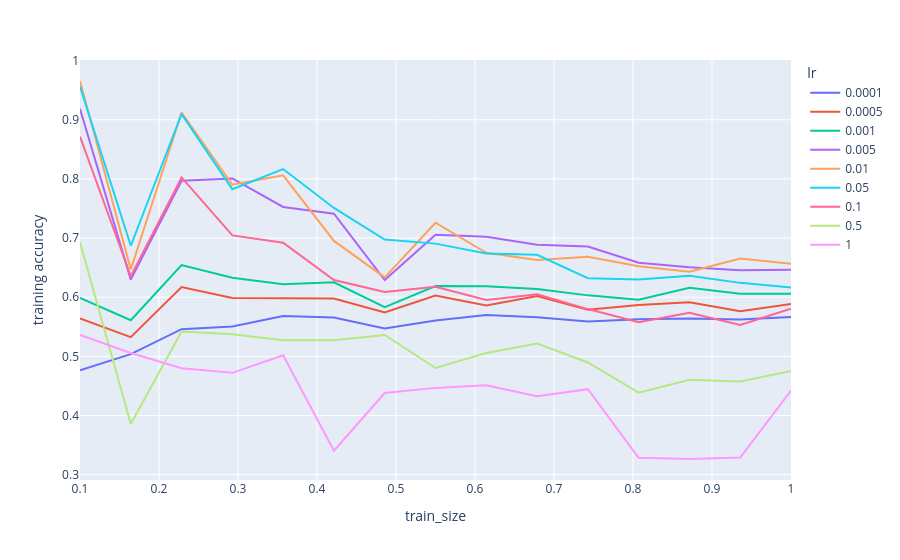
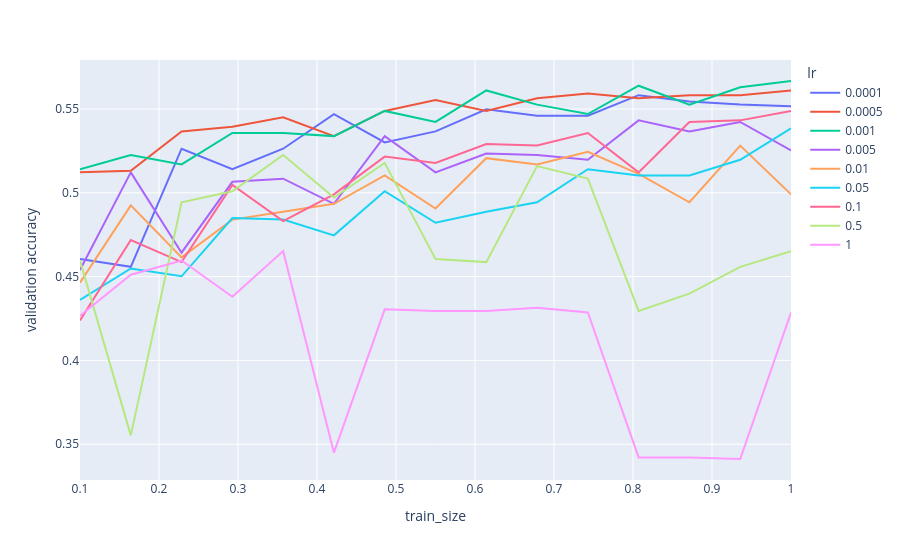
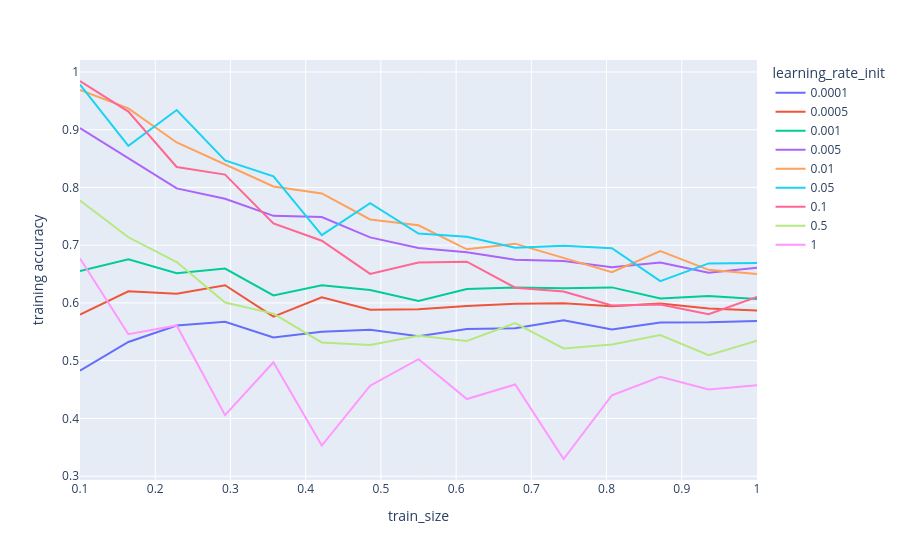
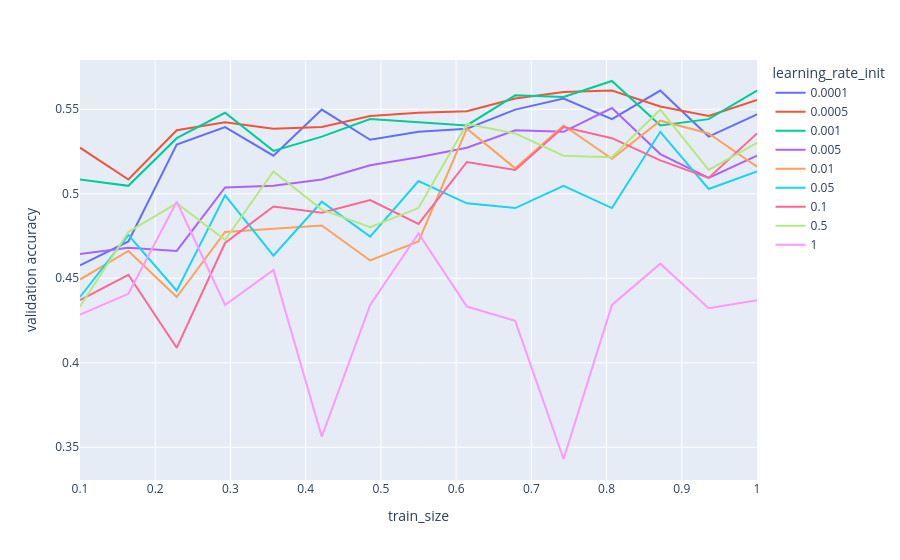

Notebook cell for these charts, in order:
### Code cell
train_and_plot_learning_curves(
    [
        NN(hidden_layer_sizes=(64,), lr=0.0001),
        NN(hidden_layer_sizes=(64,), lr=0.0005),
        NN(hidden_layer_sizes=(64,), lr=0.001),
        NN(hidden_layer_sizes=(64,), lr=0.005),
        NN(hidden_layer_sizes=(64,), lr=0.01),
        NN(hidden_layer_sizes=(64,), lr=0.05),
        NN(hidden_layer_sizes=(64,), lr=0.1),
        NN(hidden_layer_sizes=(64,), lr=0.5),
        NN(hidden_layer_sizes=(64,), lr=1),
    ],
    wine_X_tr,
    wine_y_tr,
    wine_X_val,
    wine_y_val,
    seed,
    "lr"
)


train_and_plot_learning_curves(
    [
        MLPClassifier(hidden_layer_sizes=(64,), learning_rate_init=0.0001),
        MLPClassifier(hidden_layer_sizes=(64,), learning_rate_init=0.0005),
        MLPClassifier(hidden_layer_sizes=(64,), learning_rate_init=0.001),
        MLPClassifier(hidden_layer_sizes=(64,), learning_rate_init=0.005),
        MLPClassifier(hidden_layer_sizes=(64,), learning_rate_init=0.01),
        MLPClassifier(hidden_layer_sizes=(64,), learning_rate_init=0.05),
        MLPClassifier(hidden_layer_sizes=(64,), learning_rate_init=0.1),
        MLPClassifier(hidden_layer_sizes=(64,), learning_rate_init=0.5),
        MLPClassifier(hidden_layer_sizes=(64,), learning_rate_init=1),
    ],
    wine_X_tr,
    wine_y_tr,
    wine_X_val,
    wine_y_val,
    seed,
    "learning_rate_init"
)

### Figure 1 — Plotly figure (JSON) as saved in the notebook; plotly's stock layout.template omitted (floating-point values rounded to 4 significant figures)
{"data": [{"hovertemplate": "lr=0.0001<br>train_size=%{x}<br>training accuracy=%{y}<extra></extra>", "legendgroup": "0.0001", "line": {"color": "#636efa", "dash": "solid"}, "marker": {"symbol": "circle"}, "mode": "lines", "name": "0.0001", "orientation": "v", "showlegend": true, "type": "scatter", "x": [0.1, 0.1643, 0.2286, 0.2929, 0.3571, 0.4214, 0.4857, 0.55, 0.6143, 0.6786, 0.7429, 0.8071, 0.8714, 0.9357, 1.0], "xaxis": "x", "y": [0.4765, 0.5038, 0.546, 0.5503, 0.5684, 0.5658, 0.5471, 0.5607, 0.5699, 0.566, 0.5588, 0.5629, 0.5638, 0.5623, 0.5667], "yaxis": "y"}, {"hovertemplate": "lr=0.0005<br>train_size=%{x}<br>training accuracy=%{y}<extra></extra>", "legendgroup": "0.0005", "line": {"color": "#EF553B", "dash": "solid"}, "marker": {"symbol": "circle"}, "mode": "lines", "name": "0.0005", "orientation": "v", "showlegend": true, "type": "scatter", "x": [0.1, 0.1643, 0.2286, 0.2929, 0.3571, 0.4214, 0.4857, 0.55, 0.6143, 0.6786, 0.7429, 0.8071, 0.8714, 0.9357, 1.0], "xaxis": "x", "y": [0.5643, 0.5324, 0.6173, 0.5985, 0.5982, 0.5978, 0.5742, 0.6028, 0.5862, 0.602, 0.5787, 0.587, 0.5915, 0.5764, 0.5887], "yaxis": "y"}, {"hovertemplate": "lr=0.001<br>train_size=%{x}<br>training accuracy=%{y}<extra></extra>", "legendgroup": "0.001", "line": {"color": "#00cc96", "dash": "solid"}, "marker": {"symbol": "circle"}, "mode": "lines", "name": "0.001", "orientation": "v", "showlegend": true, "type": "scatter", "x": [0.1, 0.1643, 0.2286, 0.2929, 0.3571, 0.4214, 0.4857, 0.55, 0.6143, 0.6786, 0.7429, 0.8071, 0.8714, 0.9357, 1.0], "xaxis": "x", "y": [0.5987, 0.5611, 0.6543, 0.6328, 0.6219, 0.6253, 0.5832, 0.6188, 0.6184, 0.614, 0.6031, 0.5959, 0.616, 0.6058, 0.6059], "yaxis": "y"}, {"hovertemplate": "lr=0.005<br>train_size=%{x}<br>training accuracy=%{y}<extra></extra>", "legendgroup": "0.005", "line": {"color": "#ab63fa", "dash": "solid"}, "marker": {"symbol": "circle"}, "mode": "lines", "name": "0.005", "orientation": "v", "showlegend": true, "type": "scatter", "x": [0.1, 0.1643, 0.2286, 0.2929, 0.3571, 0.4214, 0.4857, 0.55, 0.6143, 0.6786, 0.7429, 0.8071, 0.8714, 0.9357, 1.0], "xaxis": "x", "y": [0.9185, 0.6298, 0.797, 0.8009, 0.7526, 0.7413, 0.629, 0.7054, 0.702, 0.6888, 0.6858, 0.6584, 0.6505, 0.6457, 0.6463], "yaxis": "y"}, {"hovertemplate": "lr=0.01<br>train_size=%{x}<br>training accuracy=%{y}<extra></extra>", "legendgroup": "0.01", "line": {"color": "#FFA15A", "dash": "solid"}, "marker": {"symbol": "circle"}, "mode": "lines", "name": "0.01", "orientation": "v", "showlegend": true, "type": "scatter", "x": [0.1, 0.1643, 0.2286, 0.2929, 0.3571, 0.4214, 0.4857, 0.55, 0.6143, 0.6786, 0.7429, 0.8071, 0.8714, 0.9357, 1.0], "xaxis": "x", "y": [0.9655, 0.6469, 0.9122, 0.7901, 0.8061, 0.6952, 0.6335, 0.7259, 0.675, 0.663, 0.6685, 0.6522, 0.6429, 0.6654, 0.6566], "yaxis": "y"}, {"hovertemplate": "lr=0.05<br>train_size=%{x}<br>training accuracy=%{y}<extra></extra>", "legendgroup": "0.05", "line": {"color": "#19d3f3", "dash": "solid"}, "marker": {"symbol": "circle"}, "mode": "lines", "name": "0.05", "orientation": "v", "showlegend": true, "type": "scatter", "x": [0.1, 0.1643, 0.2286, 0.2929, 0.3571, 0.4214, 0.4857, 0.55, 0.6143, 0.6786, 0.7429, 0.8071, 0.8714, 0.9357, 1.0], "xaxis": "x", "y": [0.9561, 0.687, 0.9095, 0.7827, 0.8167, 0.7509, 0.6974, 0.6906, 0.674, 0.6717, 0.6322, 0.63, 0.6361, 0.6242, 0.6162], "yaxis": "y"}, {"hovertemplate": "lr=0.1<br>train_size=%{x}<br>training accuracy=%{y}<extra></extra>", "legendgroup": "0.1", "line": {"color": "#FF6692", "dash": "solid"}, "marker": {"symbol": "circle"}, "mode": "lines", "name": "0.1", "orientation": "v", "showlegend": true, "type": "scatter", "x": [0.1, 0.1643, 0.2286, 0.2929, 0.3571, 0.4214, 0.4857, 0.55, 0.6143, 0.6786, 0.7429, 0.8071, 0.8714, 0.9357, 1.0], "xaxis": "x", "y": [0.8715, 0.6355, 0.8025, 0.7045, 0.6921, 0.629, 0.609, 0.6177, 0.5954, 0.6048, 0.5799, 0.5578, 0.5735, 0.5529, 0.5805], "yaxis": "y"}, {"hovertemplate": "lr=0.5<br>train_size=%{x}<br>training accuracy=%{y}<extra></extra>", "legendgroup": "0.5", "line": {"color": "#B6E880", "dash": "solid"}, "marker": {"symbol": "circle"}, "mode": "lines", "name": "0.5", "orientation": "v", "showlegend": true, "type": "scatter", "x": [0.1, 0.1643, 0.2286, 0.2929, 0.3571, 0.4214, 0.4857, 0.55, 0.6143, 0.6786, 0.7429, 0.8071, 0.8714, 0.9357, 1.0], "xaxis": "x", "y": [0.6928, 0.3855, 0.5418, 0.5375, 0.5272, 0.5271, 0.5361, 0.4803, 0.5056, 0.5217, 0.4897, 0.4387, 0.4603, 0.4575, 0.4753], "yaxis": "y"}, {"hovertemplate": "lr=1<br>train_size=%{x}<br>training accuracy=%{y}<extra></extra>", "legendgroup": "1", "line": {"color": "#FF97FF", "dash": "solid"}, "marker": {"symbol": "circle"}, "mode": "lines", "name": "1", "orientation": "v", "showlegend": true, "type": "scatter", "x": [0.1, 0.1643, 0.2286, 0.2929, 0.3571, 0.4214, 0.4857, 0.55, 0.6143, 0.6786, 0.7429, 0.8071, 0.8714, 0.9357, 1.0], "xaxis": "x", "y": [0.5361, 0.5057, 0.4801, 0.4722, 0.5018, 0.3405, 0.4381, 0.4467, 0.451, 0.4326, 0.4445, 0.3284, 0.3265, 0.3289, 0.442], "yaxis": "y"}], "layout": {"legend": {"title": {"text": "lr"}, "tracegroupgap": 0}, "margin": {"t": 60}, "xaxis": {"anchor": "y", "domain": [0, 1], "title": {"text": "train_size"}}, "yaxis": {"anchor": "x", "domain": [0, 1], "title": {"text": "training accuracy"}}}}

### Figure 2 — Plotly figure (JSON) as saved in the notebook; plotly's stock layout.template omitted (floating-point values rounded to 4 significant figures)
{"data": [{"hovertemplate": "lr=0.0001<br>train_size=%{x}<br>validation accuracy=%{y}<extra></extra>", "legendgroup": "0.0001", "line": {"color": "#636efa", "dash": "solid"}, "marker": {"symbol": "circle"}, "mode": "lines", "name": "0.0001", "orientation": "v", "showlegend": true, "type": "scatter", "x": [0.1, 0.1643, 0.2286, 0.2929, 0.3571, 0.4214, 0.4857, 0.55, 0.6143, 0.6786, 0.7429, 0.8071, 0.8714, 0.9357, 1.0], "xaxis": "x", "y": [0.4605, 0.4558, 0.5263, 0.5141, 0.5263, 0.547, 0.5301, 0.5367, 0.5498, 0.5461, 0.5461, 0.5583, 0.5545, 0.5526, 0.5517], "yaxis": "y"}, {"hovertemplate": "lr=0.0005<br>train_size=%{x}<br>validation accuracy=%{y}<extra></extra>", "legendgroup": "0.0005", "line": {"color": "#EF553B", "dash": "solid"}, "marker": {"symbol": "circle"}, "mode": "lines", "name": "0.0005", "orientation": "v", "showlegend": true, "type": "scatter", "x": [0.1, 0.1643, 0.2286, 0.2929, 0.3571, 0.4214, 0.4857, 0.55, 0.6143, 0.6786, 0.7429, 0.8071, 0.8714, 0.9357, 1.0], "xaxis": "x", "y": [0.5122, 0.5132, 0.5367, 0.5395, 0.5451, 0.5338, 0.5489, 0.5555, 0.5489, 0.5564, 0.5592, 0.5564, 0.5583, 0.5583, 0.5611], "yaxis": "y"}, {"hovertemplate": "lr=0.001<br>train_size=%{x}<br>validation accuracy=%{y}<extra></extra>", "legendgroup": "0.001", "line": {"color": "#00cc96", "dash": "solid"}, "marker": {"symbol": "circle"}, "mode": "lines", "name": "0.001", "orientation": "v", "showlegend": true, "type": "scatter", "x": [0.1, 0.1643, 0.2286, 0.2929, 0.3571, 0.4214, 0.4857, 0.55, 0.6143, 0.6786, 0.7429, 0.8071, 0.8714, 0.9357, 1.0], "xaxis": "x", "y": [0.5141, 0.5226, 0.5169, 0.5357, 0.5357, 0.5338, 0.5489, 0.5423, 0.5611, 0.5526, 0.547, 0.5639, 0.5526, 0.563, 0.5667], "yaxis": "y"}, {"hovertemplate": "lr=0.005<br>train_size=%{x}<br>validation accuracy=%{y}<extra></extra>", "legendgroup": "0.005", "line": {"color": "#ab63fa", "dash": "solid"}, "marker": {"symbol": "circle"}, "mode": "lines", "name": "0.005", "orientation": "v", "showlegend": true, "type": "scatter", "x": [0.1, 0.1643, 0.2286, 0.2929, 0.3571, 0.4214, 0.4857, 0.55, 0.6143, 0.6786, 0.7429, 0.8071, 0.8714, 0.9357, 1.0], "xaxis": "x", "y": [0.4539, 0.5122, 0.4643, 0.5066, 0.5085, 0.4934, 0.5338, 0.5122, 0.5235, 0.5226, 0.5197, 0.5432, 0.5367, 0.5423, 0.5254], "yaxis": "y"}, {"hovertemplate": "lr=0.01<br>train_size=%{x}<br>validation accuracy=%{y}<extra></extra>", "legendgroup": "0.01", "line": {"color": "#FFA15A", "dash": "solid"}, "marker": {"symbol": "circle"}, "mode": "lines", "name": "0.01", "orientation": "v", "showlegend": true, "type": "scatter", "x": [0.1, 0.1643, 0.2286, 0.2929, 0.3571, 0.4214, 0.4857, 0.55, 0.6143, 0.6786, 0.7429, 0.8071, 0.8714, 0.9357, 1.0], "xaxis": "x", "y": [0.4464, 0.4925, 0.4615, 0.484, 0.4887, 0.4934, 0.5103, 0.4906, 0.5207, 0.5169, 0.5244, 0.5113, 0.4944, 0.5282, 0.4991], "yaxis": "y"}, {"hovertemplate": "lr=0.05<br>train_size=%{x}<br>validation accuracy=%{y}<extra></extra>", "legendgroup": "0.05", "line": {"color": "#19d3f3", "dash": "solid"}, "marker": {"symbol": "circle"}, "mode": "lines", "name": "0.05", "orientation": "v", "showlegend": true, "type": "scatter", "x": [0.1, 0.1643, 0.2286, 0.2929, 0.3571, 0.4214, 0.4857, 0.55, 0.6143, 0.6786, 0.7429, 0.8071, 0.8714, 0.9357, 1.0], "xaxis": "x", "y": [0.4361, 0.4549, 0.4502, 0.485, 0.484, 0.4746, 0.5009, 0.4821, 0.4887, 0.4944, 0.5141, 0.5103, 0.5103, 0.5197, 0.5385], "yaxis": "y"}, {"hovertemplate": "lr=0.1<br>train_size=%{x}<br>validation accuracy=%{y}<extra></extra>", "legendgroup": "0.1", "line": {"color": "#FF6692", "dash": "solid"}, "marker": {"symbol": "circle"}, "mode": "lines", "name": "0.1", "orientation": "v", "showlegend": true, "type": "scatter", "x": [0.1, 0.1643, 0.2286, 0.2929, 0.3571, 0.4214, 0.4857, 0.55, 0.6143, 0.6786, 0.7429, 0.8071, 0.8714, 0.9357, 1.0], "xaxis": "x", "y": [0.4239, 0.4718, 0.4586, 0.5047, 0.4831, 0.4991, 0.5216, 0.5179, 0.5291, 0.5282, 0.5357, 0.5122, 0.5423, 0.5432, 0.5489], "yaxis": "y"}, {"hovertemplate": "lr=0.5<br>train_size=%{x}<br>validation accuracy=%{y}<extra></extra>", "legendgroup": "0.5", "line": {"color": "#B6E880", "dash": "solid"}, "marker": {"symbol": "circle"}, "mode": "lines", "name": "0.5", "orientation": "v", "showlegend": true, "type": "scatter", "x": [0.1, 0.1643, 0.2286, 0.2929, 0.3571, 0.4214, 0.4857, 0.55, 0.6143, 0.6786, 0.7429, 0.8071, 0.8714, 0.9357, 1.0], "xaxis": "x", "y": [0.4596, 0.3553, 0.4944, 0.5009, 0.5226, 0.4972, 0.5179, 0.4605, 0.4586, 0.516, 0.5085, 0.4295, 0.4398, 0.4558, 0.4652], "yaxis": "y"}, {"hovertemplate": "lr=1<br>train_size=%{x}<br>validation accuracy=%{y}<extra></extra>", "legendgroup": "1", "line": {"color": "#FF97FF", "dash": "solid"}, "marker": {"symbol": "circle"}, "mode": "lines", "name": "1", "orientation": "v", "showlegend": true, "type": "scatter", "x": [0.1, 0.1643, 0.2286, 0.2929, 0.3571, 0.4214, 0.4857, 0.55, 0.6143, 0.6786, 0.7429, 0.8071, 0.8714, 0.9357, 1.0], "xaxis": "x", "y": [0.4267, 0.4511, 0.4596, 0.438, 0.4652, 0.3449, 0.4305, 0.4295, 0.4295, 0.4314, 0.4286, 0.3421, 0.3421, 0.3412, 0.4286], "yaxis": "y"}], "layout": {"legend": {"title": {"text": "lr"}, "tracegroupgap": 0}, "margin": {"t": 60}, "xaxis": {"anchor": "y", "domain": [0, 1], "title": {"text": "train_size"}}, "yaxis": {"anchor": "x", "domain": [0, 1], "title": {"text": "validation accuracy"}}}}

### Figure 3 — Plotly figure (JSON) as saved in the notebook; plotly's stock layout.template omitted (floating-point values rounded to 4 significant figures)
{"data": [{"hovertemplate": "learning_rate_init=0.0001<br>train_size=%{x}<br>training accuracy=%{y}<extra></extra>", "legendgroup": "0.0001", "line": {"color": "#636efa", "dash": "solid"}, "marker": {"symbol": "circle"}, "mode": "lines", "name": "0.0001", "orientation": "v", "showlegend": true, "type": "scatter", "x": [0.1, 0.1643, 0.2286, 0.2929, 0.3571, 0.4214, 0.4857, 0.55, 0.6143, 0.6786, 0.7429, 0.8071, 0.8714, 0.9357, 1.0], "xaxis": "x", "y": [0.4828, 0.5324, 0.561, 0.5675, 0.5404, 0.5502, 0.5535, 0.5425, 0.5551, 0.5563, 0.5702, 0.554, 0.5663, 0.5666, 0.5689], "yaxis": "y"}, {"hovertemplate": "learning_rate_init=0.0005<br>train_size=%{x}<br>training accuracy=%{y}<extra></extra>", "legendgroup": "0.0005", "line": {"color": "#EF553B", "dash": "solid"}, "marker": {"symbol": "circle"}, "mode": "lines", "name": "0.0005", "orientation": "v", "showlegend": true, "type": "scatter", "x": [0.1, 0.1643, 0.2286, 0.2929, 0.3571, 0.4214, 0.4857, 0.55, 0.6143, 0.6786, 0.7429, 0.8071, 0.8714, 0.9357, 1.0], "xaxis": "x", "y": [0.5799, 0.6202, 0.6159, 0.6306, 0.5763, 0.6097, 0.5884, 0.5892, 0.5949, 0.5988, 0.5993, 0.5943, 0.5991, 0.5904, 0.5871], "yaxis": "y"}, {"hovertemplate": "learning_rate_init=0.001<br>train_size=%{x}<br>training accuracy=%{y}<extra></extra>", "legendgroup": "0.001", "line": {"color": "#00cc96", "dash": "solid"}, "marker": {"symbol": "circle"}, "mode": "lines", "name": "0.001", "orientation": "v", "showlegend": true, "type": "scatter", "x": [0.1, 0.1643, 0.2286, 0.2929, 0.3571, 0.4214, 0.4857, 0.55, 0.6143, 0.6786, 0.7429, 0.8071, 0.8714, 0.9357, 1.0], "xaxis": "x", "y": [0.6552, 0.6756, 0.6516, 0.6595, 0.6132, 0.6305, 0.6226, 0.6034, 0.624, 0.627, 0.6255, 0.6269, 0.6077, 0.6119, 0.6068], "yaxis": "y"}, {"hovertemplate": "learning_rate_init=0.005<br>train_size=%{x}<br>training accuracy=%{y}<extra></extra>", "legendgroup": "0.005", "line": {"color": "#ab63fa", "dash": "solid"}, "marker": {"symbol": "circle"}, "mode": "lines", "name": "0.005", "orientation": "v", "showlegend": true, "type": "scatter", "x": [0.1, 0.1643, 0.2286, 0.2929, 0.3571, 0.4214, 0.4857, 0.55, 0.6143, 0.6786, 0.7429, 0.8071, 0.8714, 0.9357, 1.0], "xaxis": "x", "y": [0.9028, 0.8511, 0.7984, 0.7805, 0.7509, 0.7487, 0.7135, 0.6952, 0.6878, 0.675, 0.6727, 0.6619, 0.6699, 0.6524, 0.661], "yaxis": "y"}, {"hovertemplate": "learning_rate_init=0.01<br>train_size=%{x}<br>training accuracy=%{y}<extra></extra>", "legendgroup": "0.01", "line": {"color": "#FFA15A", "dash": "solid"}, "marker": {"symbol": "circle"}, "mode": "lines", "name": "0.01", "orientation": "v", "showlegend": true, "type": "scatter", "x": [0.1, 0.1643, 0.2286, 0.2929, 0.3571, 0.4214, 0.4857, 0.55, 0.6143, 0.6786, 0.7429, 0.8071, 0.8714, 0.9357, 1.0], "xaxis": "x", "y": [0.9687, 0.937, 0.8779, 0.8405, 0.8018, 0.7896, 0.7445, 0.7345, 0.6929, 0.7027, 0.6782, 0.6533, 0.69, 0.6574, 0.6501], "yaxis": "y"}, {"hovertemplate": "learning_rate_init=0.05<br>train_size=%{x}<br>training accuracy=%{y}<extra></extra>", "legendgroup": "0.05", "line": {"color": "#19d3f3", "dash": "solid"}, "marker": {"symbol": "circle"}, "mode": "lines", "name": "0.05", "orientation": "v", "showlegend": true, "type": "scatter", "x": [0.1, 0.1643, 0.2286, 0.2929, 0.3571, 0.4214, 0.4857, 0.55, 0.6143, 0.6786, 0.7429, 0.8071, 0.8714, 0.9357, 1.0], "xaxis": "x", "y": [0.9781, 0.8721, 0.9342, 0.8469, 0.8193, 0.7175, 0.7729, 0.7202, 0.7148, 0.6958, 0.6989, 0.6949, 0.6379, 0.6685, 0.6692], "yaxis": "y"}, {"hovertemplate": "learning_rate_init=0.1<br>train_size=%{x}<br>training accuracy=%{y}<extra></extra>", "legendgroup": "0.1", "line": {"color": "#FF6692", "dash": "solid"}, "marker": {"symbol": "circle"}, "mode": "lines", "name": "0.1", "orientation": "v", "showlegend": true, "type": "scatter", "x": [0.1, 0.1643, 0.2286, 0.2929, 0.3571, 0.4214, 0.4857, 0.55, 0.6143, 0.6786, 0.7429, 0.8071, 0.8714, 0.9357, 1.0], "xaxis": "x", "y": [0.9843, 0.9313, 0.8354, 0.8223, 0.7377, 0.7078, 0.6503, 0.6701, 0.6714, 0.6265, 0.62, 0.5955, 0.5973, 0.5804, 0.6103], "yaxis": "y"}, {"hovertemplate": "learning_rate_init=0.5<br>train_size=%{x}<br>training accuracy=%{y}<extra></extra>", "legendgroup": "0.5", "line": {"color": "#B6E880", "dash": "solid"}, "marker": {"symbol": "circle"}, "mode": "lines", "name": "0.5", "orientation": "v", "showlegend": true, "type": "scatter", "x": [0.1, 0.1643, 0.2286, 0.2929, 0.3571, 0.4214, 0.4857, 0.55, 0.6143, 0.6786, 0.7429, 0.8071, 0.8714, 0.9357, 1.0], "xaxis": "x", "y": [0.7774, 0.7137, 0.6708, 0.6006, 0.5816, 0.5316, 0.5271, 0.543, 0.5342, 0.5651, 0.5213, 0.528, 0.5444, 0.5097, 0.5348], "yaxis": "y"}, {"hovertemplate": "learning_rate_init=1<br>train_size=%{x}<br>training accuracy=%{y}<extra></extra>", "legendgroup": "1", "line": {"color": "#FF97FF", "dash": "solid"}, "marker": {"symbol": "circle"}, "mode": "lines", "name": "1", "orientation": "v", "showlegend": true, "type": "scatter", "x": [0.1, 0.1643, 0.2286, 0.2929, 0.3571, 0.4214, 0.4857, 0.55, 0.6143, 0.6786, 0.7429, 0.8071, 0.8714, 0.9357, 1.0], "xaxis": "x", "y": [0.6771, 0.5458, 0.561, 0.4058, 0.4974, 0.3532, 0.4568, 0.5026, 0.4337, 0.4589, 0.3298, 0.4402, 0.4721, 0.4501, 0.4574], "yaxis": "y"}], "layout": {"legend": {"title": {"text": "learning_rate_init"}, "tracegroupgap": 0}, "margin": {"t": 60}, "xaxis": {"anchor": "y", "domain": [0, 1], "title": {"text": "train_size"}}, "yaxis": {"anchor": "x", "domain": [0, 1], "title": {"text": "training accuracy"}}}}

### Figure 4 — Plotly figure (JSON) as saved in the notebook; plotly's stock layout.template omitted (floating-point values rounded to 4 significant figures)
{"data": [{"hovertemplate": "learning_rate_init=0.0001<br>train_size=%{x}<br>validation accuracy=%{y}<extra></extra>", "legendgroup": "0.0001", "line": {"color": "#636efa", "dash": "solid"}, "marker": {"symbol": "circle"}, "mode": "lines", "name": "0.0001", "orientation": "v", "showlegend": true, "type": "scatter", "x": [0.1, 0.1643, 0.2286, 0.2929, 0.3571, 0.4214, 0.4857, 0.55, 0.6143, 0.6786, 0.7429, 0.8071, 0.8714, 0.9357, 1.0], "xaxis": "x", "y": [0.4577, 0.4718, 0.5291, 0.5395, 0.5226, 0.5498, 0.532, 0.5367, 0.5385, 0.5498, 0.5564, 0.5442, 0.5611, 0.5338, 0.547], "yaxis": "y"}, {"hovertemplate": "learning_rate_init=0.0005<br>train_size=%{x}<br>validation accuracy=%{y}<extra></extra>", "legendgroup": "0.0005", "line": {"color": "#EF553B", "dash": "solid"}, "marker": {"symbol": "circle"}, "mode": "lines", "name": "0.0005", "orientation": "v", "showlegend": true, "type": "scatter", "x": [0.1, 0.1643, 0.2286, 0.2929, 0.3571, 0.4214, 0.4857, 0.55, 0.6143, 0.6786, 0.7429, 0.8071, 0.8714, 0.9357, 1.0], "xaxis": "x", "y": [0.5273, 0.5085, 0.5376, 0.5423, 0.5385, 0.5395, 0.5461, 0.5479, 0.5489, 0.5564, 0.5602, 0.5611, 0.5517, 0.5461, 0.5555], "yaxis": "y"}, {"hovertemplate": "learning_rate_init=0.001<br>train_size=%{x}<br>validation accuracy=%{y}<extra></extra>", "legendgroup": "0.001", "line": {"color": "#00cc96", "dash": "solid"}, "marker": {"symbol": "circle"}, "mode": "lines", "name": "0.001", "orientation": "v", "showlegend": true, "type": "scatter", "x": [0.1, 0.1643, 0.2286, 0.2929, 0.3571, 0.4214, 0.4857, 0.55, 0.6143, 0.6786, 0.7429, 0.8071, 0.8714, 0.9357, 1.0], "xaxis": "x", "y": [0.5085, 0.5047, 0.5329, 0.5479, 0.5254, 0.5338, 0.5442, 0.5423, 0.5404, 0.5583, 0.5573, 0.5667, 0.5404, 0.5442, 0.5611], "yaxis": "y"}, {"hovertemplate": "learning_rate_init=0.005<br>train_size=%{x}<br>validation accuracy=%{y}<extra></extra>", "legendgroup": "0.005", "line": {"color": "#ab63fa", "dash": "solid"}, "marker": {"symbol": "circle"}, "mode": "lines", "name": "0.005", "orientation": "v", "showlegend": true, "type": "scatter", "x": [0.1, 0.1643, 0.2286, 0.2929, 0.3571, 0.4214, 0.4857, 0.55, 0.6143, 0.6786, 0.7429, 0.8071, 0.8714, 0.9357, 1.0], "xaxis": "x", "y": [0.4643, 0.468, 0.4662, 0.5038, 0.5047, 0.5085, 0.5169, 0.5216, 0.5273, 0.5376, 0.5367, 0.5508, 0.5235, 0.5094, 0.5226], "yaxis": "y"}, {"hovertemplate": "learning_rate_init=0.01<br>train_size=%{x}<br>validation accuracy=%{y}<extra></extra>", "legendgroup": "0.01", "line": {"color": "#FFA15A", "dash": "solid"}, "marker": {"symbol": "circle"}, "mode": "lines", "name": "0.01", "orientation": "v", "showlegend": true, "type": "scatter", "x": [0.1, 0.1643, 0.2286, 0.2929, 0.3571, 0.4214, 0.4857, 0.55, 0.6143, 0.6786, 0.7429, 0.8071, 0.8714, 0.9357, 1.0], "xaxis": "x", "y": [0.4492, 0.4662, 0.4389, 0.4774, 0.4793, 0.4812, 0.4605, 0.4718, 0.5385, 0.515, 0.5404, 0.5207, 0.5432, 0.5357, 0.516], "yaxis": "y"}, {"hovertemplate": "learning_rate_init=0.05<br>train_size=%{x}<br>validation accuracy=%{y}<extra></extra>", "legendgroup": "0.05", "line": {"color": "#19d3f3", "dash": "solid"}, "marker": {"symbol": "circle"}, "mode": "lines", "name": "0.05", "orientation": "v", "showlegend": true, "type": "scatter", "x": [0.1, 0.1643, 0.2286, 0.2929, 0.3571, 0.4214, 0.4857, 0.55, 0.6143, 0.6786, 0.7429, 0.8071, 0.8714, 0.9357, 1.0], "xaxis": "x", "y": [0.4389, 0.4756, 0.4427, 0.4991, 0.4633, 0.4953, 0.4746, 0.5075, 0.4944, 0.4915, 0.5047, 0.4915, 0.5367, 0.5028, 0.5132], "yaxis": "y"}, {"hovertemplate": "learning_rate_init=0.1<br>train_size=%{x}<br>validation accuracy=%{y}<extra></extra>", "legendgroup": "0.1", "line": {"color": "#FF6692", "dash": "solid"}, "marker": {"symbol": "circle"}, "mode": "lines", "name": "0.1", "orientation": "v", "showlegend": true, "type": "scatter", "x": [0.1, 0.1643, 0.2286, 0.2929, 0.3571, 0.4214, 0.4857, 0.55, 0.6143, 0.6786, 0.7429, 0.8071, 0.8714, 0.9357, 1.0], "xaxis": "x", "y": [0.437, 0.4521, 0.4088, 0.4709, 0.4925, 0.4887, 0.4962, 0.4821, 0.5188, 0.5141, 0.5395, 0.5329, 0.5197, 0.5094, 0.5357], "yaxis": "y"}, {"hovertemplate": "learning_rate_init=0.5<br>train_size=%{x}<br>validation accuracy=%{y}<extra></extra>", "legendgroup": "0.5", "line": {"color": "#B6E880", "dash": "solid"}, "marker": {"symbol": "circle"}, "mode": "lines", "name": "0.5", "orientation": "v", "showlegend": true, "type": "scatter", "x": [0.1, 0.1643, 0.2286, 0.2929, 0.3571, 0.4214, 0.4857, 0.55, 0.6143, 0.6786, 0.7429, 0.8071, 0.8714, 0.9357, 1.0], "xaxis": "x", "y": [0.4333, 0.4774, 0.4944, 0.4727, 0.5132, 0.4906, 0.4803, 0.4915, 0.5414, 0.5357, 0.5226, 0.5216, 0.5498, 0.5141, 0.5301], "yaxis": "y"}, {"hovertemplate": "learning_rate_init=1<br>train_size=%{x}<br>validation accuracy=%{y}<extra></extra>", "legendgroup": "1", "line": {"color": "#FF97FF", "dash": "solid"}, "marker": {"symbol": "circle"}, "mode": "lines", "name": "1", "orientation": "v", "showlegend": true, "type": "scatter", "x": [0.1, 0.1643, 0.2286, 0.2929, 0.3571, 0.4214, 0.4857, 0.55, 0.6143, 0.6786, 0.7429, 0.8071, 0.8714, 0.9357, 1.0], "xaxis": "x", "y": [0.4286, 0.4408, 0.4953, 0.4342, 0.4549, 0.3562, 0.4342, 0.4765, 0.4333, 0.4248, 0.343, 0.4342, 0.4586, 0.4323, 0.437], "yaxis": "y"}], "layout": {"legend": {"title": {"text": "learning_rate_init"}, "tracegroupgap": 0}, "margin": {"t": 60}, "xaxis": {"anchor": "y", "domain": [0, 1], "title": {"text": "train_size"}}, "yaxis": {"anchor": "x", "domain": [0, 1], "title": {"text": "validation accuracy"}}}}
